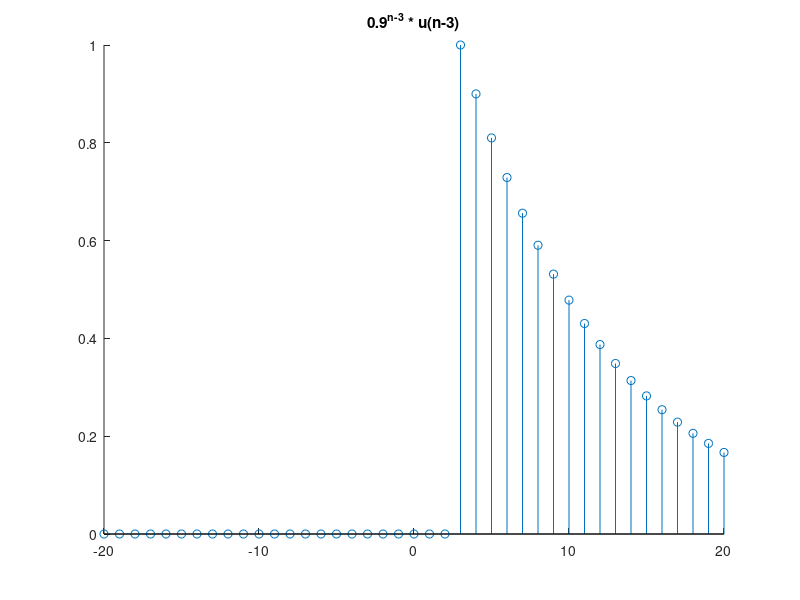

Reproduce this figure in MATLAB.
%% Atividade5.7
n=-20:20;
x=(0.9.^(n-3)).*[(n-3)>=0];
figure1 = figure;
axes1 = axes('Parent',figure1);
hold(axes1,'all');
stem (n,x)
title('0.9^n^-^3 * u(n-3)')
saveas(figure1,'Atv5i7.png')